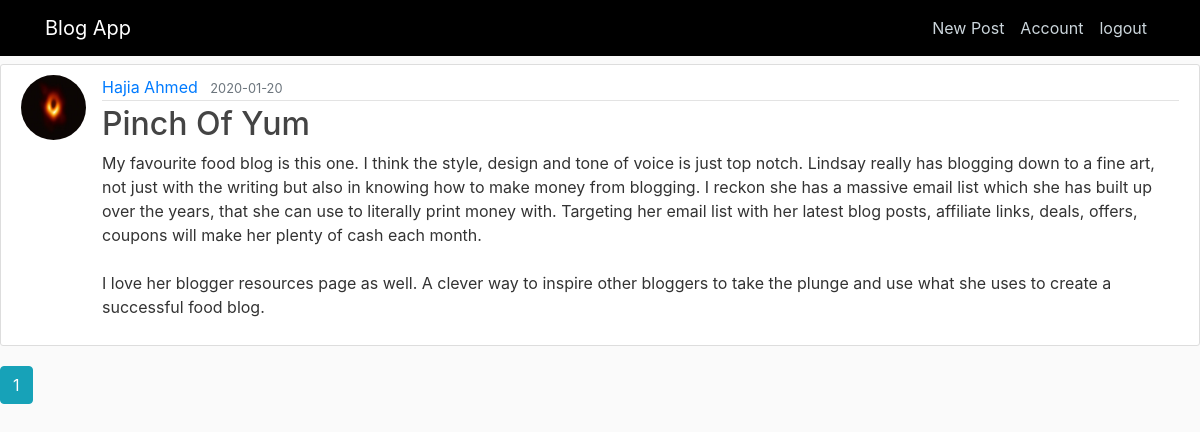
Page /user/Hajia Ahmed (signed in) on the committed database.
### flaskblog/models.py (models this page shows, shortened)
class Post(db.Model):
    id = db.Column(db.Integer, primary_key=True)
    title = db.Column(db.String(100), nullable=False)
    date_posted = db.Column(db.DateTime, nullable=False, default=datetime.utcnow)
    content = db.Column(db.Text, nullable=False)
    user_id = db.Column(db.Integer, db.ForeignKey('user.id'), nullable=False)

class User(db.Model, UserMixin):
    id = db.Column(db.Integer, primary_key=True)
    username = db.Column(db.String(20), unique=True, nullable=False)
    email = db.Column(db.String(120), unique=True, nullable=False)
    image_file = db.Column(db.String(20), nullable=False, default='default.jpg')
    password = db.Column(db.String(60), nullable=False)
    posts = db.relationship('Post', backref='author', lazy=True)
    comment = db.relationship('Comment', backref='author', lazy=True)

### flaskblog/routes.py (the view)
@app.route("/user/<string:username>")
def user_posts(username):
    page = request.args.get('page', 1, type=int)
    user = User.query.filter_by(username=username).first_or_404()
    posts = Post.query.filter_by(author=user)\
        .order_by(Post.date_posted.desc())\
        .paginate(page=page, per_page=5)
    return render_template('user_posts.html', posts=posts, user=user)

### flaskblog/models.py (called while the page is built)
@login_manager.user_loader
def load_user(user_id):
    return User.query.get(int(user_id))

### flaskblog/templates/user_posts.html
{% extends "layout.html" %} {% block content %}
<h1 class="mb-3">Posts by {{ user.username }} ({{ posts.total }})</h1>
{% for post in posts.items %}
<article class="media content-section">
  <img
    class="rounded-circle article-img"
    src="{{ url_for('static', filename='dp/' + post.author.image_file) }}"
  />
  <div class="media-body">
    <div class="article-metadata">
      <a
        class="mr-2"
        href="{{ url_for('user_posts', username=post.author.username) }}"
        >{{ post.author.username }}</a
      >
      <small class="text-muted"
        >{{ post.date_posted.strftime('%Y-%m-%d') }}</small
      >
    </div>
    <h2>
      <a class="article-title" href="{{ url_for('post', post_id=post.id) }}"
        >{{ post.title }}</a
      >
    </h2>
    <p class="article-content">{{ post.content }}</p>
  </div>
</article>
{% endfor %} {% for page_num in posts.iter_pages(left_edge=1, right_edge=1,
left_current=1, right_current=2) %} {% if page_num %} {% if posts.page ==
page_num %}
<a
  class="btn btn-info mb-4"
  href="{{ url_for('user_posts', username=user.username, page=page_num) }}"
  >{{ page_num }}</a
>
{% else %}
<a
  class="btn btn-outline-info mb-4"
  href="{{ url_for('user_posts', username=user.username, page=page_num) }}"
  >{{ page_num }}</a
>
{% endif %} {% else %} ... {% endif %} {% endfor %} {% endblock content %}

### flaskblog/static/main.css (style rules this page uses)
* { margin: 0; padding: 0; }
body { background: #fafafa; color: #333333; }
h1, h2, h3, h4, h5, h6 { color: #444444; }
.content-section { background: #ffffff; padding: 10px 20px; border: 1px solid #dddddd; border-radius: 3px; margin-bottom: 20px; }
.article-title { color: #444444; }
.article-content { white-space: pre-line; }
.article-img { height: 65px; width: 65px; margin-right: 16px; }
.article-metadata { padding-bottom: 1px; margin-bottom: 4px; border-bottom: 1px solid #e3e3e3 }

### rows in the picture
Post: image_file (placeholder picture), author.username "Hajia Ahmed", date_posted "2020-01-20", title "Pinch Of Yum", content "My favourite food blog is this one. I think the style, design and tone of voice is just top notch. Lindsay really has blogging down to a fine art, not just with the writing but also in knowing how to make money from blogging. I reckon she has a massive email list which she has built up over the years, that she can use to literally print money with. Targeting her email list with her latest blog posts, affiliate links, deals, offers, coupons will make her plenty of cash each month. I love her blogger resources page as well. A clever way to inspire other bloggers to take the plunge and use what she uses to create a successful food blog."

### other values in the picture
{{ page_num }} "1"
